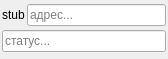
<?xml version="1.0" encoding="UTF-8"?>
<ui version="4.0">
 <class>widgetInstrument</class>
 <widget class="QWidget" name="widgetInstrument">
  <property name="geometry">
   <rect>
    <x>0</x>
    <y>0</y>
    <width>168</width>
    <height>59</height>
   </rect>
  </property>
  <property name="sizePolicy">
   <sizepolicy hsizetype="Minimum" vsizetype="Minimum">
    <horstretch>0</horstretch>
    <verstretch>0</verstretch>
   </sizepolicy>
  </property>
  <property name="windowTitle">
   <string/>
  </property>
  <layout class="QVBoxLayout" name="verticalLayout">
   <property name="spacing">
    <number>2</number>
   </property>
   <property name="sizeConstraint">
    <enum>QLayout::SetMinimumSize</enum>
   </property>
   <property name="leftMargin">
    <number>2</number>
   </property>
   <property name="topMargin">
    <number>2</number>
   </property>
   <property name="rightMargin">
    <number>2</number>
   </property>
   <property name="bottomMargin">
    <number>3</number>
   </property>
   <item>
    <layout class="QHBoxLayout" name="horizontalLayout">
     <property name="sizeConstraint">
      <enum>QLayout::SetMinimumSize</enum>
     </property>
     <item>
      <widget class="QLabel" name="label">
       <property name="text">
        <string>stub</string>
       </property>
      </widget>
     </item>
     <item>
      <widget class="QLineEdit" name="editAddress">
       <property name="sizePolicy">
        <sizepolicy hsizetype="MinimumExpanding" vsizetype="Fixed">
         <horstretch>0</horstretch>
         <verstretch>0</verstretch>
        </sizepolicy>
       </property>
       <property name="minimumSize">
        <size>
         <width>120</width>
         <height>0</height>
        </size>
       </property>
       <property name="placeholderText">
        <string>адрес...</string>
       </property>
      </widget>
     </item>
    </layout>
   </item>
   <item>
    <widget class="QLineEdit" name="editStatus">
     <property name="sizePolicy">
      <sizepolicy hsizetype="MinimumExpanding" vsizetype="Fixed">
       <horstretch>0</horstretch>
       <verstretch>0</verstretch>
      </sizepolicy>
     </property>
     <property name="minimumSize">
      <size>
       <width>150</width>
       <height>0</height>
      </size>
     </property>
     <property name="text">
      <string/>
     </property>
     <property name="placeholderText">
      <string>статус...</string>
     </property>
    </widget>
   </item>
  </layout>
 </widget>
 <resources/>
 <connections/>
</ui>
